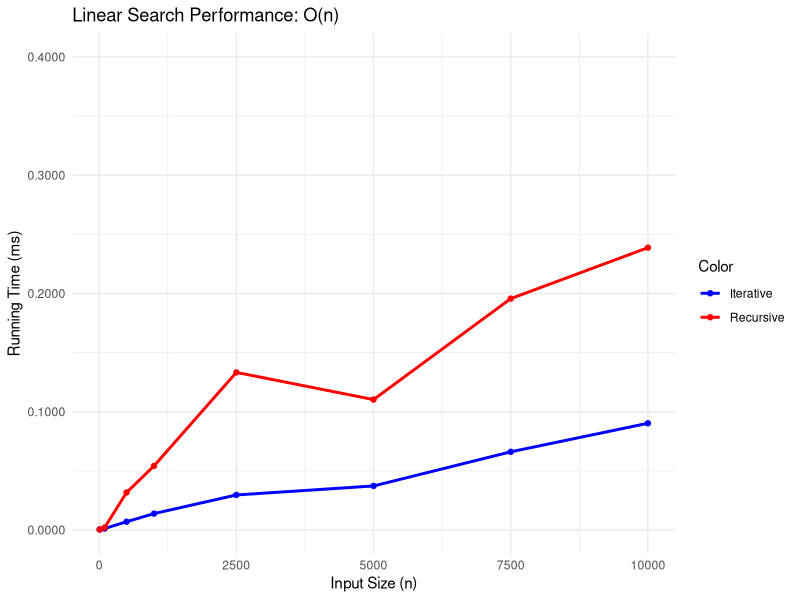
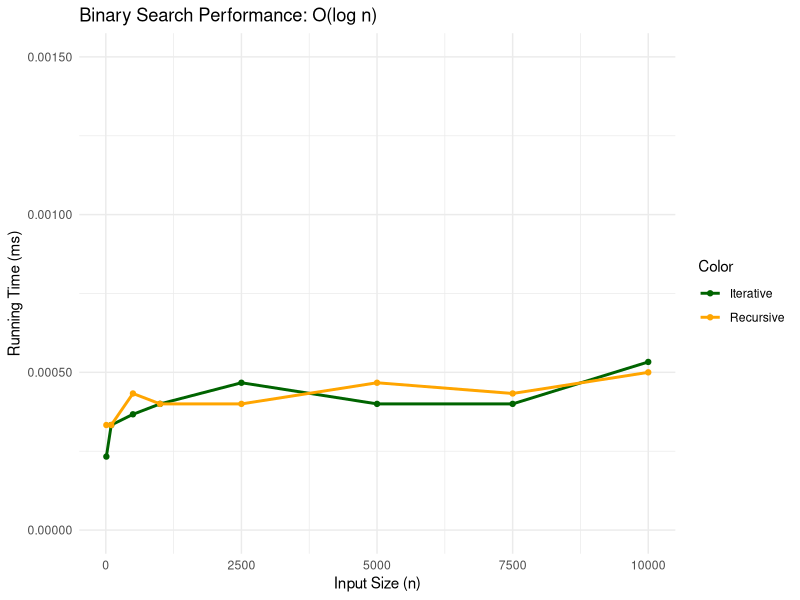

Write R code to recreate these figures, in order.
# Setup
rm(list = ls(all.names = TRUE))
options(scipen = 999) 
library(ggplot2)
library(scales) 

# Input data (Manual input Because CSV'S cant do anything )
input_size <- c(10, 100, 500, 1000, 2500, 5000, 7500, 10000)
lin_iter <- c(0.000533, 0.001300, 0.007067, 0.013933, 0.029700, 0.037300, 0.066167, 0.090300)
lin_recur <- c(0.000400, 0.002100, 0.031800, 0.054233, 0.133267, 0.110300, 0.195667, 0.238733)
bin_iter <- c(0.000233, 0.000333, 0.000367, 0.000400, 0.000467, 0.000400, 0.000400, 0.000533)
bin_recur <- c(0.000333, 0.000333, 0.000433, 0.000400, 0.000400, 0.000467, 0.000433, 0.000500)

df <- data.frame(input_size, lin_iter, lin_recur, bin_iter, bin_recur)

# Graph Number 1... (Linear Searches)
ggplot(df) +
  geom_line(aes(x = input_size, y = lin_iter, color = "Iterative"), linewidth = 1) +
  geom_point(aes(x = input_size, y = lin_iter, color = "Iterative")) +
  geom_line(aes(x = input_size, y = lin_recur, color = "Recursive"), linewidth = 1) +
  geom_point(aes(x = input_size, y = lin_recur, color = "Recursive")) +
  scale_y_continuous(labels = label_number(accuracy = 0.0001), limits = c(0, 0.40)) + 
  labs(title = "Linear Search Performance: O(n)",
       x = "Input Size (n)", y = "Running Time (ms)", color = "Color") +
  theme_minimal() +
  scale_color_manual(values = c("Iterative" = "blue", "Recursive" = "red"))

# Graph number 2... (Binary Searches)
ggplot(df) +
  geom_line(aes(x = input_size, y = bin_iter, color = "Iterative"), linewidth = 1) +
  geom_point(aes(x = input_size, y = bin_iter, color = "Iterative")) +
  geom_line(aes(x = input_size, y = bin_recur, color = "Recursive"), linewidth = 1) +
  geom_point(aes(x = input_size, y = bin_recur, color = "Recursive")) +
  scale_y_continuous(labels = label_number(accuracy = 0.00001), limits = c(0, 0.0015)) + # 5 decimals
  labs(title = "Binary Search Performance: O(log n)",
       x = "Input Size (n)", y = "Running Time (ms)", color = "Color") +
  theme_minimal() +
  scale_color_manual(values = c("Iterative" = "darkgreen", "Recursive" = "orange"))

#Im loosing myself.....
